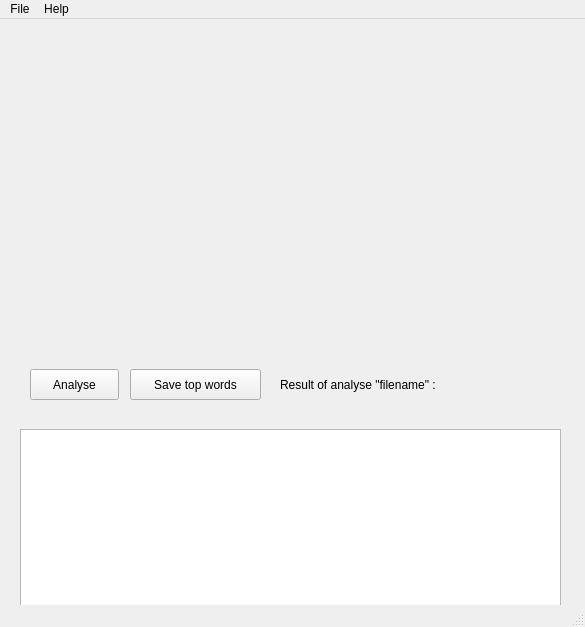
<?xml version="1.0" encoding="UTF-8"?>
<ui version="4.0">
 <class>Main</class>
 <widget class="QMainWindow" name="Main">
  <property name="geometry">
   <rect>
    <x>0</x>
    <y>0</y>
    <width>585</width>
    <height>627</height>
   </rect>
  </property>
  <property name="sizePolicy">
   <sizepolicy hsizetype="Fixed" vsizetype="Fixed">
    <horstretch>0</horstretch>
    <verstretch>0</verstretch>
   </sizepolicy>
  </property>
  <property name="contextMenuPolicy">
   <enum>Qt::ActionsContextMenu</enum>
  </property>
  <property name="acceptDrops">
   <bool>true</bool>
  </property>
  <property name="windowTitle">
   <string>Book Analyse v.0.01 a</string>
  </property>
  <widget class="QWidget" name="centralwidget">
   <widget class="QPushButton" name="pushButton">
    <property name="geometry">
     <rect>
      <x>30</x>
      <y>350</y>
      <width>89</width>
      <height>31</height>
     </rect>
    </property>
    <property name="text">
     <string>Analyse</string>
    </property>
   </widget>
   <widget class="QToolButton" name="toolButton">
    <property name="geometry">
     <rect>
      <x>130</x>
      <y>350</y>
      <width>131</width>
      <height>31</height>
     </rect>
    </property>
    <property name="text">
     <string>Save top words</string>
    </property>
   </widget>
   <widget class="QLabel" name="label">
    <property name="geometry">
     <rect>
      <x>280</x>
      <y>350</y>
      <width>281</width>
      <height>31</height>
     </rect>
    </property>
    <property name="text">
     <string>Result of analyse &quot;filename&quot; :</string>
    </property>
   </widget>
   <widget class="QGraphicsView" name="graphicsView">
    <property name="geometry">
     <rect>
      <x>20</x>
      <y>410</y>
      <width>541</width>
      <height>192</height>
     </rect>
    </property>
   </widget>
  </widget>
  <widget class="QMenuBar" name="menubar">
   <property name="geometry">
    <rect>
     <x>0</x>
     <y>0</y>
     <width>585</width>
     <height>22</height>
    </rect>
   </property>
   <widget class="QMenu" name="menuOpen">
    <property name="title">
     <string>File</string>
    </property>
    <addaction name="separator"/>
    <addaction name="actionOpen"/>
    <addaction name="actionSave_words"/>
    <addaction name="separator"/>
    <addaction name="actionExit"/>
   </widget>
   <widget class="QMenu" name="menuHelp">
    <property name="title">
     <string>Help</string>
    </property>
    <addaction name="separator"/>
   </widget>
   <addaction name="menuOpen"/>
   <addaction name="menuHelp"/>
  </widget>
  <widget class="QStatusBar" name="statusbar"/>
  <action name="actionOpen">
   <property name="text">
    <string>Open</string>
   </property>
  </action>
  <action name="actionSave_words">
   <property name="text">
    <string>Save words</string>
   </property>
  </action>
  <action name="actionExit">
   <property name="text">
    <string>Exit</string>
   </property>
  </action>
 </widget>
 <resources/>
 <connections/>
</ui>
